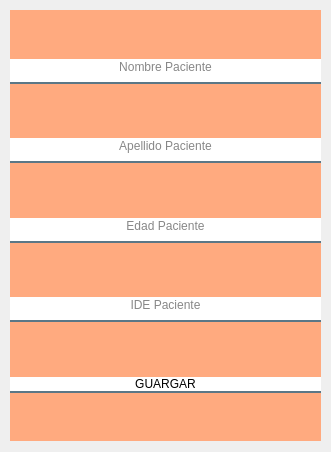
<?xml version="1.0" encoding="UTF-8"?>
<ui version="4.0">
 <class>MainWindow</class>
 <widget class="QMainWindow" name="MainWindow">
  <property name="geometry">
   <rect>
    <x>0</x>
    <y>0</y>
    <width>331</width>
    <height>452</height>
   </rect>
  </property>
  <property name="windowTitle">
   <string>MainWindow</string>
  </property>
  <widget class="QWidget" name="centralwidget">
   <widget class="QWidget" name="widget" native="true">
    <property name="geometry">
     <rect>
      <x>10</x>
      <y>10</y>
      <width>311</width>
      <height>431</height>
     </rect>
    </property>
    <property name="styleSheet">
     <string notr="true">background-color: rgb(255, 170, 127);</string>
    </property>
    <layout class="QVBoxLayout" name="verticalLayout">
     <item>
      <spacer name="verticalSpacer">
       <property name="orientation">
        <enum>Qt::Vertical</enum>
       </property>
       <property name="sizeHint" stdset="0">
        <size>
         <width>20</width>
         <height>40</height>
        </size>
       </property>
      </spacer>
     </item>
     <item>
      <widget class="QLineEdit" name="nombre">
       <property name="styleSheet">
        <string notr="true">font: 75 12pt &quot;Times New Roman&quot;;
background-color: rgb(255, 255, 255);
border:none;
border-bottom:2px solid rgba(46,82,101,200);
color:rgba(0,0,0,240);
padding-bottom:7px; </string>
       </property>
       <property name="text">
        <string/>
       </property>
       <property name="alignment">
        <set>Qt::AlignCenter</set>
       </property>
       <property name="placeholderText">
        <string>Nombre Paciente</string>
       </property>
      </widget>
     </item>
     <item>
      <spacer name="verticalSpacer_2">
       <property name="orientation">
        <enum>Qt::Vertical</enum>
       </property>
       <property name="sizeHint" stdset="0">
        <size>
         <width>20</width>
         <height>40</height>
        </size>
       </property>
      </spacer>
     </item>
     <item>
      <widget class="QLineEdit" name="apellido">
       <property name="styleSheet">
        <string notr="true">font: 75 12pt &quot;Times New Roman&quot;;
background-color: rgb(255, 255, 255);
border:none;
border-bottom:2px solid rgba(46,82,101,200);
color:rgba(0,0,0,240);
padding-bottom:7px; </string>
       </property>
       <property name="text">
        <string/>
       </property>
       <property name="alignment">
        <set>Qt::AlignCenter</set>
       </property>
       <property name="placeholderText">
        <string>Apellido Paciente</string>
       </property>
      </widget>
     </item>
     <item>
      <spacer name="verticalSpacer_3">
       <property name="orientation">
        <enum>Qt::Vertical</enum>
       </property>
       <property name="sizeHint" stdset="0">
        <size>
         <width>20</width>
         <height>40</height>
        </size>
       </property>
      </spacer>
     </item>
     <item>
      <widget class="QLineEdit" name="edad">
       <property name="styleSheet">
        <string notr="true">font: 75 12pt &quot;Times New Roman&quot;;
background-color: rgb(255, 255, 255);
border:none;
border-bottom:2px solid rgba(46,82,101,200);
color:rgba(0,0,0,240);
padding-bottom:7px; </string>
       </property>
       <property name="text">
        <string/>
       </property>
       <property name="alignment">
        <set>Qt::AlignCenter</set>
       </property>
       <property name="placeholderText">
        <string>Edad Paciente</string>
       </property>
      </widget>
     </item>
     <item>
      <spacer name="verticalSpacer_4">
       <property name="orientation">
        <enum>Qt::Vertical</enum>
       </property>
       <property name="sizeHint" stdset="0">
        <size>
         <width>20</width>
         <height>40</height>
        </size>
       </property>
      </spacer>
     </item>
     <item>
      <widget class="QLineEdit" name="ide">
       <property name="styleSheet">
        <string notr="true">font: 75 12pt &quot;Times New Roman&quot;;
background-color: rgb(255, 255, 255);
border:none;
border-bottom:2px solid rgba(46,82,101,200);
color:rgba(0,0,0,240);
padding-bottom:7px; </string>
       </property>
       <property name="text">
        <string/>
       </property>
       <property name="alignment">
        <set>Qt::AlignCenter</set>
       </property>
       <property name="placeholderText">
        <string>IDE Paciente</string>
       </property>
      </widget>
     </item>
     <item>
      <spacer name="verticalSpacer_5">
       <property name="orientation">
        <enum>Qt::Vertical</enum>
       </property>
       <property name="sizeHint" stdset="0">
        <size>
         <width>20</width>
         <height>40</height>
        </size>
       </property>
      </spacer>
     </item>
     <item>
      <widget class="QPushButton" name="GUARDAR">
       <property name="layoutDirection">
        <enum>Qt::LeftToRight</enum>
       </property>
       <property name="autoFillBackground">
        <bool>false</bool>
       </property>
       <property name="styleSheet">
        <string notr="true">background-color: rgb(255, 255, 255);
font: 75 12pt &quot;Times New Roman&quot;;
border:none;
border-bottom:2px solid rgba(46,82,101,200);
border-radius: 15px;</string>
       </property>
       <property name="text">
        <string>GUARGAR</string>
       </property>
      </widget>
     </item>
     <item>
      <spacer name="verticalSpacer_6">
       <property name="orientation">
        <enum>Qt::Vertical</enum>
       </property>
       <property name="sizeHint" stdset="0">
        <size>
         <width>20</width>
         <height>40</height>
        </size>
       </property>
      </spacer>
     </item>
    </layout>
   </widget>
  </widget>
 </widget>
 <resources/>
 <connections/>
</ui>
